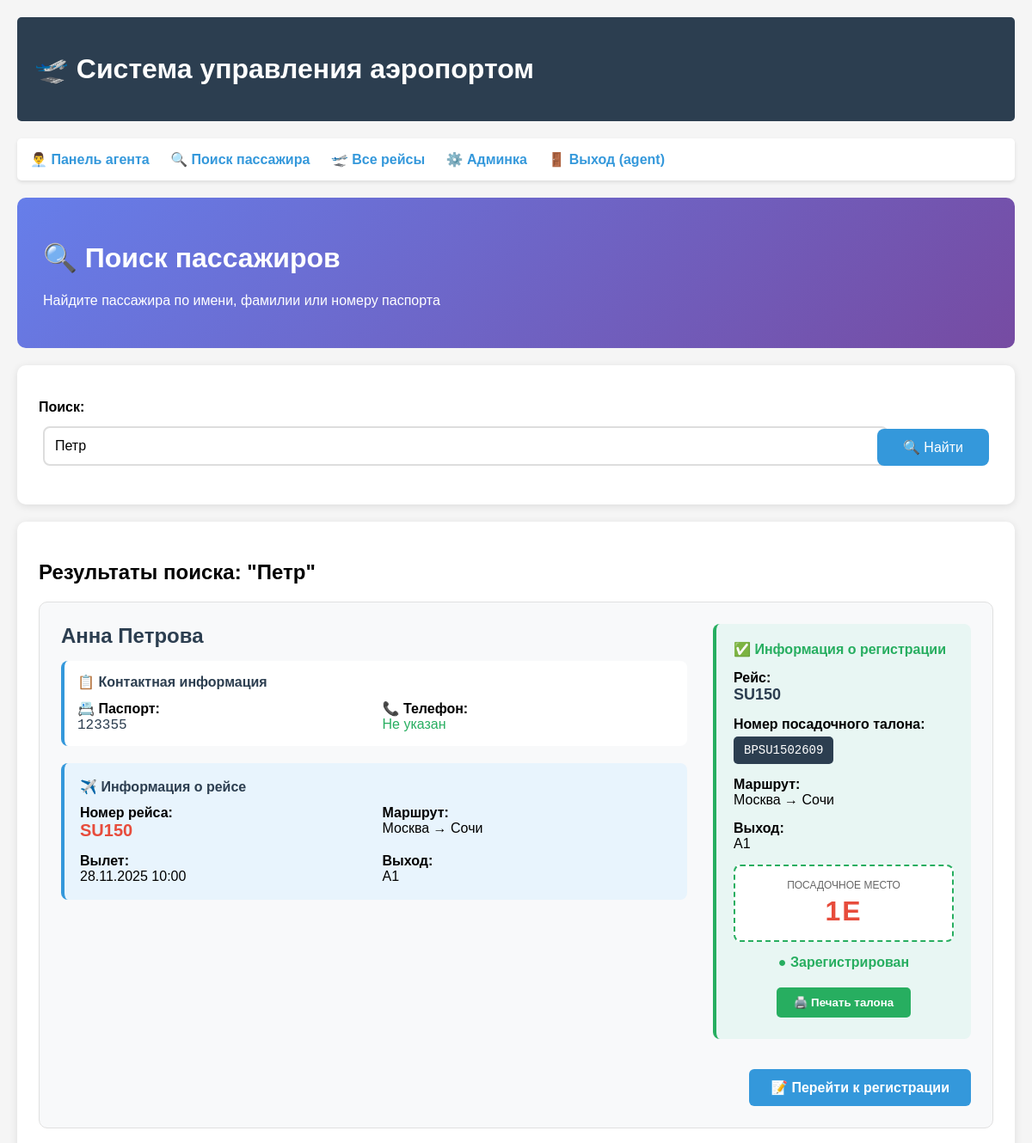
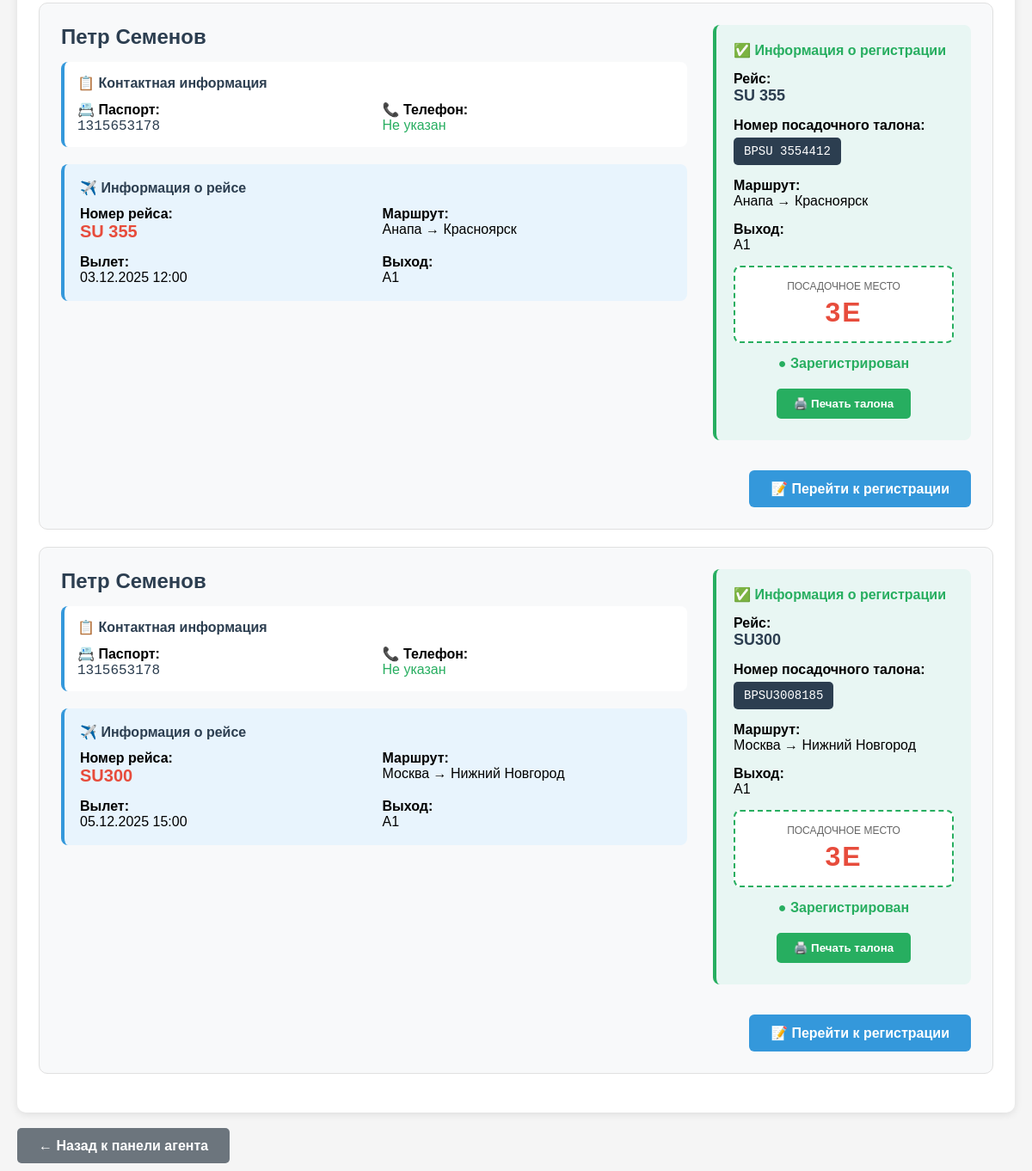
/agent/passenger-lookup/?search=Петр (signed in), run on the app's committed database (2 pictures, top to bottom).
### flights/models.py (models this page shows, shortened)
class Passenger(models.Model):
    flight = models.ForeignKey(Flight, on_delete=models.CASCADE, verbose_name="Рейс")
    first_name = models.CharField(max_length=50, verbose_name="Имя")
    last_name = models.CharField(max_length=50, verbose_name="Фамилия")
    passport_number = models.CharField(max_length=20, verbose_name="Номер паспорта")
    seat_number = models.CharField(max_length=5, verbose_name="Номер места")
    phone = models.CharField(max_length=20, verbose_name="Телефон", blank=True, null=True)
    class Meta:
        verbose_name = "Пассажир"
        verbose_name_plural = "Пассажиры"

class Flight(models.Model):
    STATUS_CHOICES = [
        ('scheduled', 'Запланирован'),
        ('boarding', 'Посадка'),
        ('departed', 'Вылетел'),
        ('landed', 'Приземлился'),
        ('cancelled', 'Отменен'),
    ]
    number = models.CharField(max_length=10, unique=True, verbose_name="Номер рейса")
    departure_city = models.CharField(max_length=100, verbose_name="Город вылета", blank=True, null=True)
    destination_city = models.CharField(max_length=100, verbose_name="Город назначения", blank=True, null=True)
    departure_time = models.DateTimeField(verbose_name="Время вылета")
    arrival_time = models.DateTimeField(verbose_name="Время прибытия")
    gate = models.CharField(max_length=10, verbose_name="Выход", default="A1")
    status = models.CharField(max_length=20, choices=STATUS_CHOICES, default='scheduled', verbose_name="Статус")
    capacity = models.IntegerField(default=180, verbose_name="Вместимость")
    class Meta:
        verbose_name = "Рейс"
        verbose_name_plural = "Рейсы"
        ordering = ['departure_time']  # Сортировка по времени вылета

class BoardingPass(models.Model):
    passenger = models.ForeignKey(Passenger, on_delete=models.CASCADE, verbose_name="Пассажир")
    flight = models.ForeignKey(Flight, on_delete=models.CASCADE, verbose_name="Рейс")
    boarding_pass_number = models.CharField(max_length=15, unique=True, verbose_name="Номер посадочного талона")
    seat_number = models.CharField(max_length=5, verbose_name="Номер места")
    gate = models.CharField(max_length=10, blank=True, verbose_name="Выход")
    boarding_time = models.DateTimeField(null=True, blank=True, verbose_name="Время посадки")
    check_in_time = models.DateTimeField(auto_now_add=True, verbose_name="Время регистрации")
    check_in_agent = models.ForeignKey(CheckInAgent, on_delete=models.CASCADE, verbose_name="Агент регистрации")
    status = models.CharField(max_length=20, choices=[
        ('checked_in', 'Зарегистрирован'),
        ('boarded', 'Прошел посадку'),
        ('cancelled', 'Отменен')
    ], default='checked_in', verbose_name="Статус")
    class Meta:
        verbose_name = "Посадочный талон"
        verbose_name_plural = "Посадочные талоны"

### flights/views_checkin.py (the view)
# urls.py: path('agent/passenger-lookup/', views_checkin.passenger_lookup, name='passenger_lookup'),
@login_required
@user_passes_test(agent_check)
def passenger_lookup(request):
    from django.db.models import Q
    search_query = request.GET.get('search', '')
    passengers = Passenger.objects.all()
    if search_query:
        passengers = passengers.filter(
            Q(first_name__icontains=search_query) |
            Q(last_name__icontains=search_query) |
            Q(passport_number__icontains=search_query)
        )
    passenger_data = []
    for passenger in passengers:
        boarding_passes = BoardingPass.objects.filter(passenger=passenger)
        passenger_data.append({
            'passenger': passenger,
            'boarding_passes': boarding_passes,
            'is_registered': boarding_passes.exists()
        })
    context = {
        'passengers_data': passenger_data,
        'search_query': search_query,
        'flights': Flight.objects.all().order_by('departure_time')  # Все рейсы или фильтруем по статусу
    }
    return render(request, 'flights/passenger_lookup.html', context)

### flights/views_checkin.py (called while the page is built)
def agent_check(user):
    return hasattr(user, 'checkinagent')

### flights/templates/flights/passenger_lookup.html (shortened to what this page needs)
{% extends 'flights/base.html' %}
{% block content %}
<div style="background: linear-gradient(135deg, #667eea 0%, #764ba2 100%); color: white; padding: 30px; border-radius: 10px; margin: 20px 0;">
    <h1>🔍 Поиск пассажиров</h1>
    <p>Найдите пассажира по имени, фамилии или номеру паспорта</p>
</div>
<div style="background: white; padding: 25px; border-radius: 10px; box-shadow: 0 2px 10px rgba(0,0,0,0.1); margin: 20px 0;">
    <form method="get" style="display: grid; grid-template-columns: 1fr auto; gap: 15px; align-items: end;">
        <div>
            <label style="display: block; margin-bottom: 8px; font-weight: bold;">Поиск:</label>
            <input type="text" name="search" value="{{ search_query }}"
                   style="width: 100%; padding: 12px; border: 2px solid #ddd; border-radius: 8px; font-size: 16px;"
                   placeholder="Введите имя, фамилию или номер паспорта...">
        </div>
        <button type="submit" style="background: #3498db; color: white; padding: 12px 30px; border: none; border-radius: 8px; font-size: 16px; cursor: pointer; height: fit-content;">
            🔍 Найти
        </button>
    </form>
</div>
{% if search_query %}
<div style="background: white; padding: 25px; border-radius: 10px; box-shadow: 0 2px 10px rgba(0,0,0,0.1); margin: 20px 0;">
    <h2>Результаты поиска: "{{ search_query }}"</h2>
    {% if passengers_data %}
        {% for data in passengers_data %}
        <div style="border: 1px solid #e0e0e0; padding: 25px; margin: 20px 0; border-radius: 10px; background: #f8f9fa;">
            <div style="display: flex; justify-content: space-between; align-items: flex-start; gap: 30px;">
                <div style="flex: 1;">
                    <h3 style="margin: 0 0 15px 0; color: #2c3e50; font-size: 24px;">
                        {{ data.passenger.first_name }} {{ data.passenger.last_name }}
                    </h3>
                    <div style="background: white; padding: 15px; border-radius: 8px; margin-bottom: 20px; border-left: 4px solid #3498db;">
                        <h4 style="margin: 0 0 12px 0; color: #2c3e50;">📋 Контактная информация</h4>
                        <div style="display: grid; grid-template-columns: 1fr 1fr; gap: 15px;">
                            <div>
                                <strong>📇 Паспорт:</strong><br>
                                <span style="font-family: monospace; font-size: 16px; color: #2c3e50;">{{ data.passenger.passport_number }}</span>
                            </div>
                            <div>
                                <strong>📞 Телефон:</strong><br>
                                <span style="color: #27ae60; font-weight: 500;">{{ data.passenger.phone|default:"Не указан" }}</span>
                            </div>
                        </div>
                    </div>
                    {% if data.passenger.flight %}
                    <div style="background: #e8f4fd; padding: 18px; border-radius: 8px; margin-bottom: 20px; border-left: 4px solid #3498db;">
                        <h4 style="margin: 0 0 12px 0; color: #2c3e50;">✈️ Информация о рейсе</h4>
                        <div style="display: grid; grid-template-columns: 1fr 1fr; gap: 15px;">
                            <div>
                                <strong>Номер рейса:</strong><br>
                                <span style="font-size: 20px; font-weight: bold; color: #e74c3c;">{{ data.passenger.flight.number }}</span>
                            </div>
                            <div>
                                <strong>Маршрут:</strong><br>
                                {{ data.passenger.flight.departure_city }} → {{ data.passenger.flight.destination_city }}
                            </div>
                            <div>
                                <strong>Вылет:</strong><br>
                                {{ data.passenger.flight.departure_time|date:"d.m.Y H:i" }}
                            </div>
                            <div>
                                <strong>Выход:</strong><br>
                                {{ data.passenger.flight.gate|default:"Не указан" }}
                            </div>
                        </div>
                    </div>
                    {% endif %}
                </div>
                <div style="min-width: 300px;">
                    {% if data.is_registered %}
                        {% for bp in data.boarding_passes %}
                        <div style="background: #e8f6f3; padding: 20px; border-radius: 8px; margin-bottom: 15px; border-left: 4px solid #27ae60;">
                            <h4 style="margin: 0 0 15px 0; color: #27ae60;">✅ Информация о регистрации</h4>
                            <div style="margin-bottom: 15px;">
                                <strong>Рейс:</strong><br>
                                <span style="font-size: 18px; font-weight: bold; color: #2c3e50;">{{ bp.flight.number }}</span>
                            </div>
                            <div style="margin-bottom: 15px;">
                                <strong>Номер посадочного талона:</strong><br>
                                <code style="background: #2c3e50; color: white; padding: 8px 12px; border-radius: 5px; font-size: 14px; display: inline-block; margin-top: 5px;">
                                    {{ bp.boarding_pass_number|default:"Не назначен" }}
                                </code>
                            </div>
                            <div style="margin-bottom: 15px;">
                                <strong>Маршрут:</strong><br>
                                {{ bp.flight.departure_city }} → {{ bp.flight.destination_city }}
                            </div>
                            <div style="margin-bottom: 15px;">
                                <strong>Выход:</strong><br>
                                {{ bp.flight.gate|default:"Не указан" }}
                            </div>
                            <div style="background: white; padding: 15px; border-radius: 8px; text-align: center; border: 2px dashed #27ae60;">
                                <div style="font-size: 12px; color: #666; margin-bottom: 5px;">ПОСАДОЧНОЕ МЕСТО</div>
                                <div style="font-size: 32px; font-weight: bold; color: #e74c3c; letter-spacing: 2px;">
                                    {{ bp.seat_number|default:"-" }}
                                </div>
                            </div>
                            <div style="text-align: center; margin-top: 15px;">
                                <span style="color: #27ae60; font-weight: bold; font-size: 16px;">● Зарегистрирован</span>
                            </div>
                            <div style="text-align: center; margin-top: 15px;">
                                <button onclick="printBoardingPass('{{ data.passenger.first_name }}', '{{ data.passenger.last_name }}', '{{ data.passenger.passport_number }}', '{{ bp.flight.number }}', '{{ bp.seat_number|default:"Не назначено" }}')"
                                        style="background: #27ae60; color: white; padding: 10px 20px; border: none; border-radius: 5px; font-weight: bold; cursor: pointer;">
                                    🖨️ Печать талона
                                </button>
                            </div>
                        </div>
                        {% endfor %}
                    {% endif %}
                </div>
            </div>
            <div style="display: flex; gap: 15px; margin-top: 20px; justify-content: flex-end;">
                {% if data.passenger.flight %}
                <a href="{% url 'flights:flight_checkin' data.passenger.flight.id %}"
                   style="background: #3498db; color: white; padding: 12px 25px; text-decoration: none; border-radius: 6px; text-align: center; font-weight: bold; display: inline-block;">
                    📝 Перейти к регистрации
                </a>
                {% endif %}
            </div>
        </div>
        {% endfor %}
    {% else %}
        <div style="text-align: center; padding: 40px; color: #666;">
            <p style="font-size: 18px;">😔 Пассажиры не найдены</p>
            <p>Попробуйте изменить поисковый запрос</p>
        </div>
    {% endif %}
</div>
{% endif %}
<div style="margin-top: 30px;">
    <a href="{% url 'flights:agent_dashboard' %}" style="background: #6c757d; color: white; padding: 12px 25px; border-radius: 5px; text-decoration: none; font-weight: bold;">
        ← Назад к панели агента
    </a>
</div>
{% endblock %}

### flights/templates/flights/base.html (shortened to what this page needs)
<!DOCTYPE html>
<html lang="ru">
<head>
</head>
<body>
    <div class="header">
        <h1>🛫 Система управления аэропортом</h1>
    </div>
    <div class="nav">
        {% if user.is_authenticated and user.checkinagent %}
            <a href="{% url 'flights:agent_dashboard' %}">👨‍💼 Панель агента</a>
            <a href="{% url 'flights:passenger_lookup' %}">🔍 Поиск пассажира</a>
            <a href="{% url 'flights:flight_list' %}">🛫 Все рейсы</a>
            <a href="/admin/">⚙️ Админка</a>
            <form method="post" action="{% url 'logout' %}">
                <button type="submit">🚪 Выход ({{ user.username }})</button>
            </form>
        {% else %}
            <a href="{% url 'flights:flight_list' %}">🛫 Все рейсы</a>
            <a href="{% url 'flights:search_flights' %}">🔍 Поиск</a>
            <a href="{% url 'login' %}">🔑 Вход для сотрудников</a>
        {% endif %}
    </div>
    <div class="content">
        {% block content %}
        {% endblock %}
    </div>
</body>
</html>

### flights/templates/flights/base.html (style rules this page uses)
body { font-family: Arial, sans-serif; margin: 0; padding: 20px; background-color: #f5f5f5; }
.header { background: #2c3e50; color: white; padding: 20px; margin-bottom: 20px; border-radius: 5px; }
.nav { margin: 20px 0; padding: 15px; background: white; border-radius: 5px; box-shadow: 0 2px 4px rgba(0,0,0,0.1); }
.nav a { margin-right: 20px; text-decoration: none; color: #3498db; font-weight: bold; }
.nav form { display: inline; margin: 0; padding: 0; }
.nav button { background: none; border: none; color: #3498db; cursor: pointer; font-size: inherit; font-weight: bold; margin: 0; padding: 0; text-decoration: none; }
form { margin: 15px 0; }
input, select, button { padding: 8px 12px; margin: 5px; border: 1px solid #ddd; border-radius: 4px; }

### data on the page
Passenger: passenger.first_name "Анна", passenger.last_name "Петрова", passenger.passport_number "123355", passenger.phone "Не указан", passenger.flight.number "SU150", passenger.flight.departure_city "Москва", passenger.flight.destination_city "Сочи", passenger.flight.departure_time "28.11.2025 10:00", passenger.flight.gate "A1", shows "📝 Перейти к регистрации"
BoardingPass: flight.number "SU150", boarding_pass_number "BPSU1502609", flight.departure_city "Москва", flight.destination_city "Сочи", flight.gate "A1", seat_number "1E"
Passenger: passenger.first_name "Петр", passenger.last_name "Семенов", passenger.passport_number "1315653178", passenger.phone "Не указан", passenger.flight.number "SU 355", passenger.flight.departure_city "Анапа", passenger.flight.destination_city "Красноярск", passenger.flight.departure_time "03.12.2025 12:00", passenger.flight.gate "A1", shows "📝 Перейти к регистрации"
BoardingPass: flight.number "SU 355", boarding_pass_number "BPSU 3554412", flight.departure_city "Анапа", flight.destination_city "Красноярск", flight.gate "A1", seat_number "3E"
Passenger: passenger.first_name "Петр", passenger.last_name "Семенов", passenger.passport_number "1315653178", passenger.phone "Не указан", passenger.flight.number "SU300", passenger.flight.departure_city "Москва", passenger.flight.destination_city "Нижний Новгород", passenger.flight.departure_time "05.12.2025 15:00", passenger.flight.gate "A1", shows "📝 Перейти к регистрации"
BoardingPass: flight.number "SU300", boarding_pass_number "BPSU3008185", flight.departure_city "Москва", flight.destination_city "Нижний Новгород", flight.gate "A1", seat_number "3E"

### other printed values
{{ user.username }} "agent"
{{ search_query }} "Петр"
